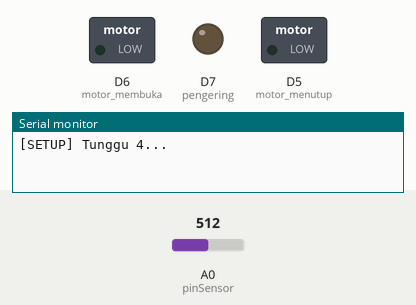
A sketch run on a simulated ESP8266 (Wemos D1 mini). Parts: switched loads named in the sketch (green lamp = pin HIGH), output pins drawn as LEDs (lit = HIGH), the last lines printed to the serial monitor. The test bench sets the inputs (shaded band); at power-on: A0 (pinSensor) = 512. WiFi joins after 1.5 s; servers stay silent unless stated; uploads are accepted with an empty reply; pins used as bus, display or sensor lines are not drawn.

Above: at 0.1 s.
At 10.6 s:
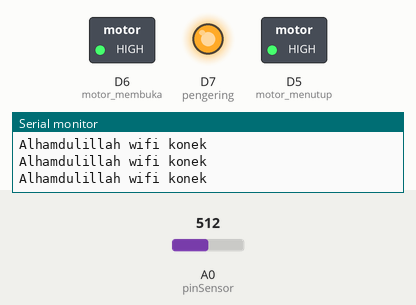
At 12.8 s:
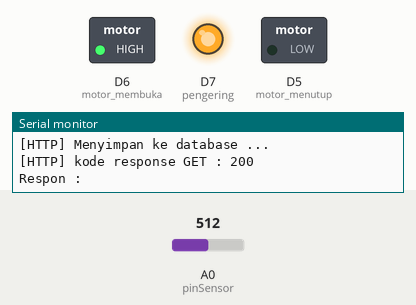
At 16.3 s:
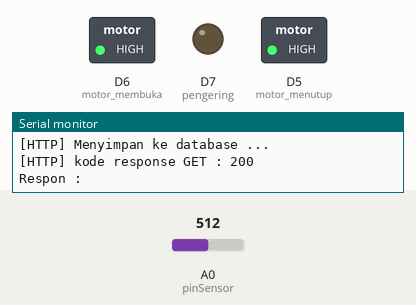
Timing chart, 0 to 17.8 s (numbered marks = the images above):
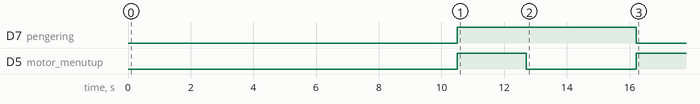

Measured:
- by itself, D7 (pengering): HIGH → LOW at 16.2 s
- by itself, D5 (motor_menutup): HIGH → LOW at 12.7 s, → HIGH 3.5 s later

The sketch:

kerupuk.ino
```cpp
#include <Arduino.h>

// Wifi
#include <ESP8266WiFi.h>
#include <ESP8266WiFiMulti.h>
#include <ESP8266HTTPClient.h>
// Buat object Wifi
ESP8266WiFiMulti WiFiMulti;
// Buat object http
HTTPClient http;
#define USE_SERIAL Serial

// Sensor
#define pinSensor A0 // pin z ke AO (multiplexer ke wemos)
int nilaiCahaya = 0;
int nilaiHujan = 0;

#define s0 D4 // di multiplexer ada pin yg namanya S0 - S2
#define s1 D3
#define s2 D2

// Relay
#define relay_on LOW
#define relay_off HIGH
#define motor_menutup D5
#define motor_membuka D6
#define pengering D7

String simpan = "http://duniaiot.com/kerupukcoding/Data/save?cahaya=";
String ambil_data = "http://duniaiot.com/kerupukcoding/Data/data_terakhir";

String respon = "", respon2 = "";
boolean status_pengering = false, data_terakhir = false;

void setup() {
  Serial.begin(115200);   //Komunikasi baud rate

  USE_SERIAL.begin(115200);
  USE_SERIAL.setDebugOutput(false);

  for(uint8_t t = 4; t > 0; t--) {
      USE_SERIAL.printf("[SETUP] Tunggu %d...\n", t);
      USE_SERIAL.flush();
      delay(1000);
  }

  WiFi.mode(WIFI_STA);
  WiFiMulti.addAP("Project", "12345678"); // Sesuaikan SSID dan password ini

  for (int u = 1; u <= 5; u++)
  {
    if ((WiFiMulti.run() == WL_CONNECTED))
    {
      USE_SERIAL.println("Alhamdulillah wifi konek");
      USE_SERIAL.flush();
      delay(1000);
    }
    else
    {
      Serial.println("Hmmm wifi belum konek");
      delay(1000);
    }
  }

  pinMode(s0, OUTPUT);
  pinMode(s1, OUTPUT);
  pinMode(s2, OUTPUT);
  pinMode(motor_menutup, OUTPUT);
  pinMode(motor_membuka, OUTPUT);
  pinMode(pengering, OUTPUT);

  digitalWrite(motor_menutup, relay_off);
  digitalWrite(motor_membuka, relay_off);
  digitalWrite(pengering, relay_off);

  delay(1000);

}

void loop() {

  //memilih y0 sebagai input (Sensor Hujan)
  digitalWrite(s0,LOW);
  digitalWrite(s1,LOW);
  digitalWrite(s2,LOW);
  nilaiHujan = analogRead(pinSensor);

  nilaiHujan = 100 - (nilaiHujan / 10.24);

  Serial.print("Curah Hujan : ");
  Serial.print(nilaiHujan);
  Serial.println(" %");
  delay(300);

  //memilih y2 sebagai input (Sensor Cahaya)
  digitalWrite(s0,LOW);
  digitalWrite(s1,HIGH);
  digitalWrite(s2,LOW);
  nilaiCahaya = analogRead(pinSensor);

  nilaiCahaya = 100 - (nilaiCahaya / 10.24);
  Serial.print("Intensitas Cahaya : ");
  Serial.print(nilaiCahaya);
  Serial.println(" %");
  delay(300);

  Serial.println();

  if (data_terakhir == false)
  {
    ambil_data_terakhir();

    if (respon2 == "true")
    {
      status_pengering = true;
    }

    data_terakhir = true;
  }

  if ((WiFiMulti.run() == WL_CONNECTED))
  {
    USE_SERIAL.print("[HTTP] Memulai...\n");

    http.begin( simpan + (String) nilaiCahaya + "&hujan=" + (String) + nilaiHujan );

    USE_SERIAL.print("[HTTP] Menyimpan ke database ...\n");
    int httpCode = http.GET();

    if(httpCode > 0)
    {
      USE_SERIAL.printf("[HTTP] kode response GET : %d\n", httpCode);

      if (httpCode == HTTP_CODE_OK)
      {
        respon = http.getString();
        USE_SERIAL.println("Respon : " + respon);
        delay(200);
      }
    }
    else
    {
      USE_SERIAL.printf("[HTTP] GET data gagal, error: %s\n", http.errorToString(httpCode).c_str());
    }
    http.end();
  }

  if (nilaiCahaya <= 50 || nilaiHujan >= 40)
  {
    if (status_pengering == false)
    {
      digitalWrite(motor_menutup, relay_on);
      delay(3500);
      digitalWrite(motor_menutup, relay_off);
      digitalWrite(pengering, relay_on);

      status_pengering = true;
    }
    else
    {
      digitalWrite(pengering, relay_on);
    }
  }
  else
  {
    if (status_pengering == true)
    {
      digitalWrite(motor_membuka, relay_on);
      delay(3500);
      digitalWrite(motor_membuka, relay_off);
      digitalWrite(pengering, relay_off);

      status_pengering = false;
    }
    else
    {
      digitalWrite(pengering, relay_off);
    }
  }

  delay(1000);

}

void ambil_data_terakhir()
{
  if ((WiFiMulti.run() == WL_CONNECTED))
  {
    USE_SERIAL.print("[HTTP] Memulai...\n");

    http.begin( ambil_data );

    USE_SERIAL.print("[HTTP] Ambil data terakhir ...\n");
    int httpCode = http.GET();

    if(httpCode > 0)
    {
      USE_SERIAL.printf("[HTTP] kode response GET : %d\n", httpCode);

      if (httpCode == HTTP_CODE_OK)
      {
        respon2 = http.getString();
        USE_SERIAL.println("Respon : " + respon2);
        delay(200);
      }
    }
    else
    {
      USE_SERIAL.printf("[HTTP] GET data gagal, error: %s\n", http.errorToString(httpCode).c_str());
    }
    http.end();
  }
}
```
